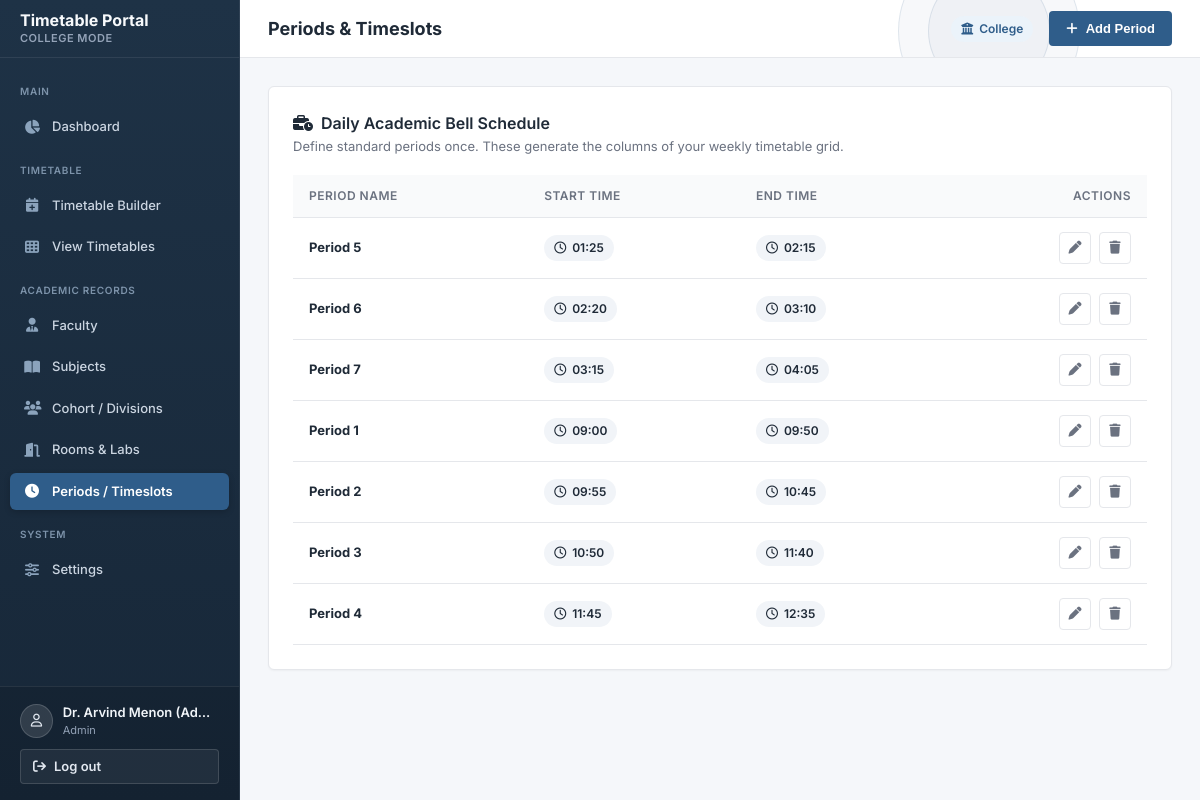
The app's page /timeslots (signed in) with its own data.
### tables this page shows
CREATE TABLE settings (
    key TEXT PRIMARY KEY,
    value TEXT NOT NULL
);

CREATE TABLE timeslots (
    id INTEGER PRIMARY KEY AUTOINCREMENT,
    label TEXT NOT NULL,
    start_time TEXT NOT NULL,
    end_time TEXT NOT NULL
);

### app.py (the view)
@app.route("/timeslots")
@login_required(role="admin")
def timeslots_list():
    cur = g.db.cursor()
    cur.execute("SELECT * FROM timeslots ORDER BY start_time ASC")
    timeslots = cur.fetchall()
    return render_template("timeslots.html", timeslots=timeslots)

### app.py (called while the page is built)
@app.before_request
def setup_db():
    global _pg_initialized
    if is_postgres():
        if not _pg_initialized:
            init_db()
            _pg_initialized = True
    elif not os.path.exists(get_db_path()):
        init_db()
    g.db = get_db()

@app.context_processor
def inject_globals():
    institution_type = "college"
    if hasattr(g, "db"):
        cur = g.db.cursor()
        cur.execute("SELECT value FROM settings WHERE key = 'institution_type'")
        row = cur.fetchone()
        if row:
            institution_type = row["value"]
    group_label = "Class / Section" if institution_type == "school" else "Cohort / Division"
    group_placeholder = "e.g. 8-A or 10-B" if institution_type == "school" else "e.g. BCA Sem 3 A or CSE Sem 5"
    return {
        "current_user": session.get("user"),
        "institution_type": institution_type,
        "group_label": group_label,
        "group_placeholder": group_placeholder,
        "days_of_week": DAYS_OF_WEEK
    }

def login_required(role=None):
    def decorator(f):
        @wraps(f)
        def decorated_function(*args, **kwargs):
            user = session.get("user")
            if not user:
                flash("Please log in to access this page.", "danger")
                return redirect(url_for("login"))
            if role and user.get("role") != role:
                flash("Unauthorized access. You do not have permission for that page.", "danger")
                if user.get("role") == "faculty":
                    return redirect(url_for("my_timetable"))
                return redirect(url_for("dashboard"))
            return f(*args, **kwargs)
        return decorated_function
    return decorator

### database.py (called while the page is built, shortened)
def get_database_url():
    url = os.environ.get("DATABASE_URL", "").strip()
    if url.startswith("postgres://"):
        url = "postgresql://" + url[len("postgres://"):]
    return url

def is_postgres():
    return bool(get_database_url())

def is_vercel_env():
    return bool(os.environ.get("VERCEL") or os.environ.get("VERCEL_ENV"))

def get_db_path():
    if is_vercel_env():
        tmp_db = "/tmp/timetable.db"
        if not os.path.exists(tmp_db) and os.path.exists(BUNDLED_DB):
            shutil.copyfile(BUNDLED_DB, tmp_db)
        return tmp_db
    return BUNDLED_DB

def get_db():
    db_url = get_database_url()
    db_path = get_db_path()
    conn = sqlite3.connect(db_path)
    conn.row_factory = sqlite3.Row
    conn.execute("PRAGMA foreign_keys = ON;")
    return conn

### templates/timeslots.html (shortened to what this page needs)
{% extends "base.html" %}
{% block header_title %}Periods & Timeslots{% endblock %}
{% block header_actions %}
<button class="btn btn-primary" onclick="openModal('addTimeslotModal')">
  <i class="fa-solid fa-plus"></i>
  <span>Add Period</span>
</button>
{% endblock %}
{% block content %}
<div class="card">
  <div class="card-header">
    <div>
      <h2 class="card-title">
        <i class="fa-solid fa-business-time"></i>
        <span>Daily Academic Bell Schedule</span>
      </h2>
      <p class="card-subtitle">Define standard periods once. These generate the columns of your weekly timetable grid.</p>
    </div>
  </div>
  {% if timeslots %}
    <div class="table-responsive">
      <table class="data-table">
        <thead>
          <tr>
            <th>Period Name</th>
            <th>Start Time</th>
            <th>End Time</th>
            <th style="text-align: right;">Actions</th>
          </tr>
        </thead>
        <tbody>
          {% for ts in timeslots %}
            <tr>
              <td>
                <strong>{{ ts.label }}</strong>
              </td>
              <td>
                <span class="badge-tag" style="background: #F1F4F8; color: var(--text);">
                  <i class="fa-regular fa-clock"></i>
                  {{ ts.start_time }}
                </span>
              </td>
              <td>
                <span class="badge-tag" style="background: #F1F4F8; color: var(--text);">
                  <i class="fa-regular fa-clock"></i>
                  {{ ts.end_time }}
                </span>
              </td>
              <td style="text-align: right;">
                <div class="table-actions" style="justify-content: flex-end;">
                  <button class="btn-icon" title="Edit Period" onclick="openEditTimeslotModal('{{ ts.id }}', '{{ ts.label|escape }}', '{{ ts.start_time }}', '{{ ts.end_time }}')">
                    <i class="fa-solid fa-pen"></i>
                  </button>
                  <form method="POST" action="{{ url_for('timeslots_delete', timeslot_id=ts.id) }}" class="confirm-delete" data-confirm-message="Are you sure you want to delete {{ ts.label }}? Any scheduled classes during this period will be deleted.">
                    <button type="submit" class="btn-icon delete" title="Delete Period">
                      <i class="fa-solid fa-trash"></i>
                    </button>
                  </form>
                </div>
              </td>
            </tr>
          {% endfor %}
        </tbody>
      </table>
    </div>
  {% endif %}
</div>
{% endblock %}

### templates/base.html (shortened to what this page needs)
<!DOCTYPE html>
<html lang="en">
<head>
  <link rel="stylesheet" href="https://cdnjs.cloudflare.com/ajax/libs/font-awesome/6.5.1/css/all.min.css">
  <link rel="stylesheet" href="{{ url_for('static', filename='css/style.css') }}">
</head>
<body>
  <div class="app-layout">
    <aside class="sidebar" id="sidebar">
      <div class="sidebar-header">
        <div>
          <div class="sidebar-title">Timetable Portal</div>
          <div class="sidebar-sub">{{ institution_type|capitalize }} Mode</div>
        </div>
      </div>
      <nav class="sidebar-nav">
        {% if current_user and current_user.role == 'admin' %}
          <div class="nav-section-title">Main</div>
          <a href="{{ url_for('dashboard') }}" class="nav-link {% if request.path == url_for('dashboard') %}active{% endif %}">
            <i class="fa-solid fa-chart-pie"></i>
            <span>Dashboard</span>
          </a>
          <div class="nav-section-title">Timetable</div>
          <a href="{{ url_for('timetable_builder') }}" class="nav-link {% if request.path.startswith('/timetable/builder') %}active{% endif %}">
            <i class="fa-solid fa-calendar-plus"></i>
            <span>Timetable Builder</span>
          </a>
          <a href="{{ url_for('timetable_view') }}" class="nav-link {% if request.path.startswith('/timetable/view') %}active{% endif %}">
            <i class="fa-solid fa-table-cells"></i>
            <span>View Timetables</span>
          </a>
          <div class="nav-section-title">Academic Records</div>
          <a href="{{ url_for('faculty_list') }}" class="nav-link {% if request.path.startswith('/faculty') %}active{% endif %}">
            <i class="fa-solid fa-user-tie"></i>
            <span>Faculty</span>
          </a>
          <a href="{{ url_for('subjects_list') }}" class="nav-link {% if request.path.startswith('/subjects') %}active{% endif %}">
            <i class="fa-solid fa-book-open"></i>
            <span>Subjects</span>
          </a>
          <a href="{{ url_for('groups_list') }}" class="nav-link {% if request.path.startswith('/groups') %}active{% endif %}">
            <i class="fa-solid fa-users"></i>
            <span>{{ group_label }}s</span>
          </a>
          <a href="{{ url_for('rooms_list') }}" class="nav-link {% if request.path.startswith('/rooms') %}active{% endif %}">
            <i class="fa-solid fa-door-open"></i>
            <span>Rooms & Labs</span>
          </a>
          <a href="{{ url_for('timeslots_list') }}" class="nav-link {% if request.path.startswith('/timeslots') %}active{% endif %}">
            <i class="fa-solid fa-clock"></i>
            <span>Periods / Timeslots</span>
          </a>
          <div class="nav-section-title">System</div>
          <a href="{{ url_for('settings') }}" class="nav-link {% if request.path.startswith('/settings') %}active{% endif %}">
            <i class="fa-solid fa-sliders"></i>
            <span>Settings</span>
          </a>
        {% endif %}
      </nav>
      <div class="sidebar-footer">
        <div class="user-badge">
          <div class="user-avatar">
            <i class="fa-regular fa-user"></i>
          </div>
          <div class="user-info">
            <span class="user-name" title="{{ current_user.name }}">{{ current_user.name }}</span>
            <span class="user-role">{{ current_user.role }}</span>
          </div>
        </div>
        <a href="{{ url_for('logout') }}" class="btn btn-outline" style="width: 100%; justify-content: flex-start; padding: 7px 12px;">
          <i class="fa-solid fa-arrow-right-from-bracket"></i>
          <span>Log out</span>
        </a>
      </div>
    </aside>
    <div class="main-wrapper">
      <header class="topbar">
        <div class="topbar-left">
          <h1 class="page-title">{% block header_title %}Dashboard{% endblock %}</h1>
        </div>
        <div class="topbar-right">
          <span class="badge-tag">
            <i class="fa-solid fa-building-columns"></i>
            <span>{{ institution_type|capitalize }}</span>
          </span>
          {% block header_actions %}{% endblock %}
        </div>
      </header>
      <main class="content-area">
        {% block content %}{% endblock %}
      </main>
    </div>
  </div>
</body>
</html>

### records on screen
settings: value "COLLEGE", value "College"
timeslots: label "Period 5", start_time "01:25", end_time "02:15"
timeslots: label "Period 6", start_time "02:20", end_time "03:10"
timeslots: label "Period 7", start_time "03:15", end_time "04:05"
timeslots: label "Period 1", start_time "09:00", end_time "09:50"
timeslots: label "Period 2", start_time "09:55", end_time "10:45"
timeslots: label "Period 3", start_time "10:50", end_time "11:40"
timeslots: label "Period 4", start_time "11:45", end_time "12:35"

### other values on screen
{{ group_label }} "Cohort / Division"
{{ current_user.name }} "Dr. Arvind Menon (Ad…"
{{ current_user.role }} "Admin"
